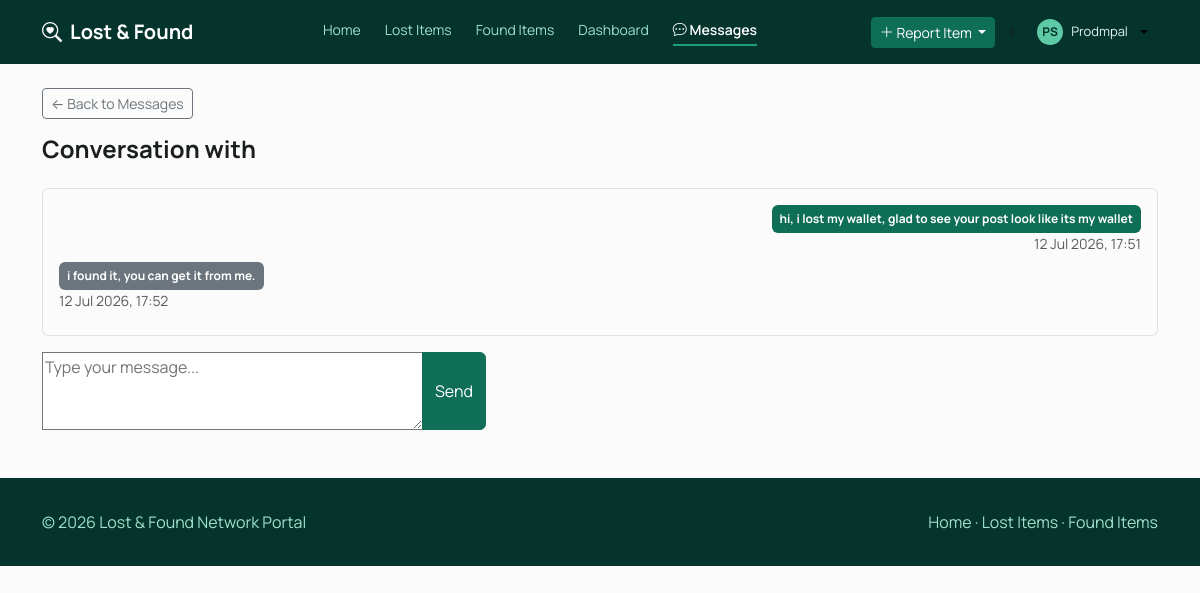
Page /messages/1/ (signed in) on the earlier database version.
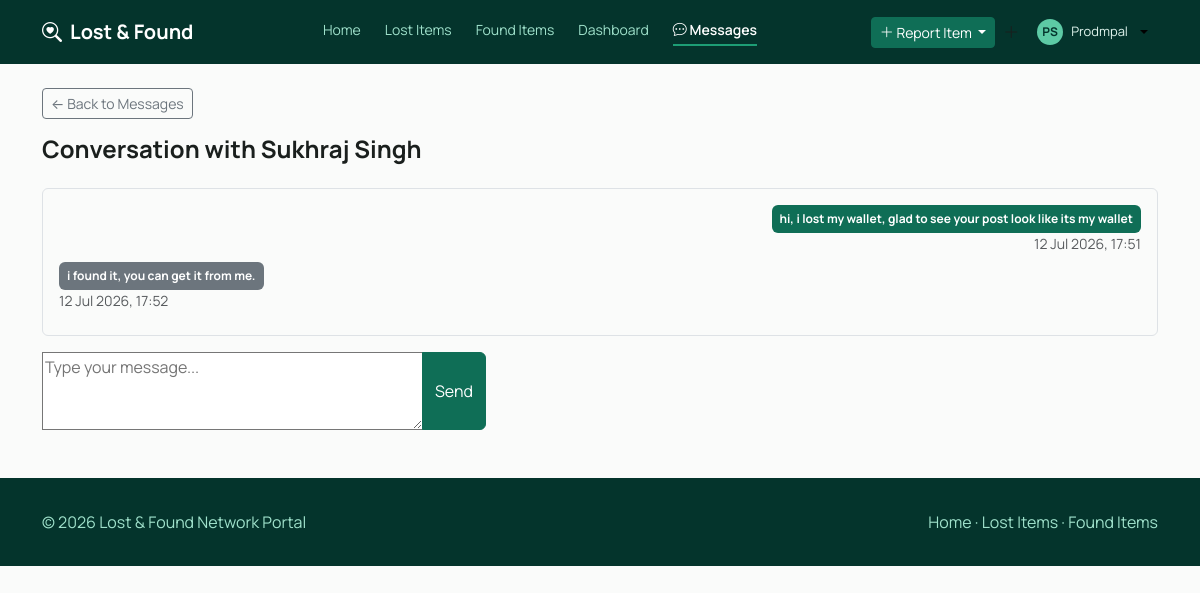
Same page on the later database version.
### core/models.py (models this page shows, shortened)
class User(AbstractUser):
    mobile_number = models.CharField(max_length=20, blank=True, null=True)
    email = models.EmailField(unique=True)
    profile_photo = models.ImageField(upload_to='profile_photos/', blank=True, null=True)

### core/views.py (the view)
@login_required
def conversation_view(request, user_id):
    from .models import User
    other_user = get_object_or_404(User, id=user_id)
    if request.method == 'POST':
        form = MessageForm(request.POST)
        if form.is_valid():
            msg = form.save(commit=False)
            msg.sender = request.user
            msg.receiver = other_user
            msg.save()
            return redirect('conversation', user_id=other_user.id)
    else:
        form = MessageForm()
    Message.objects.filter(sender=other_user, receiver=request.user, is_read=False).update(is_read=True)
    thread = Message.objects.filter(
        Q(sender=request.user, receiver=other_user) | Q(sender=other_user, receiver=request.user)
    ).order_by('timestamp')
    return render(request, 'core/conversation.html', {
        'other_user': other_user,
        'thread': thread,
        'form': form,
    })

### core/forms.py
class MessageForm(forms.ModelForm):
    class Meta:
        model = Message
        fields = ['message']
        widgets = {
            'message': forms.Textarea(attrs={'rows': 3, 'placeholder': 'Type your message...'}),
        }
        labels = {
            'message': ''
        }

### templates/core/conversation.html (shortened to what this page needs)
{% extends 'core/base.html' %}
{% block content %}
<a href="{% url 'inbox' %}" class="btn btn-sm btn-outline-secondary mb-3">&larr; Back to Messages</a>
<h4 class="mb-4">Conversation with {{ other_user.first_name }} {{ other_user.last_name }}</h4>
<div class="border rounded p-3 mb-3" style="max-height: 400px; overflow-y: auto;">
    {% for msg in thread %}
        <div class="mb-2 {% if msg.sender == user %}text-end{% endif %}">
            <span class="badge {% if msg.sender == user %}bg-primary{% else %}bg-secondary{% endif %} p-2">
                {{ msg.message }}
            </span>
            <div class="text-muted small">{{ msg.timestamp|date:"d M Y, H:i" }}</div>
        </div>
    {% empty %}
        <p class="text-muted">No messages yet. Say hello!</p>
    {% endfor %}
</div>
<form method="POST">
    <div class="input-group">
        {{ form.message }}
        <button type="submit" class="btn btn-primary">Send</button>
    </div>
</form>
{% endblock %}

Differences in the rows shown:
now on this page (row edited): User: first_name "Sukhraj", last_name "Singh"
